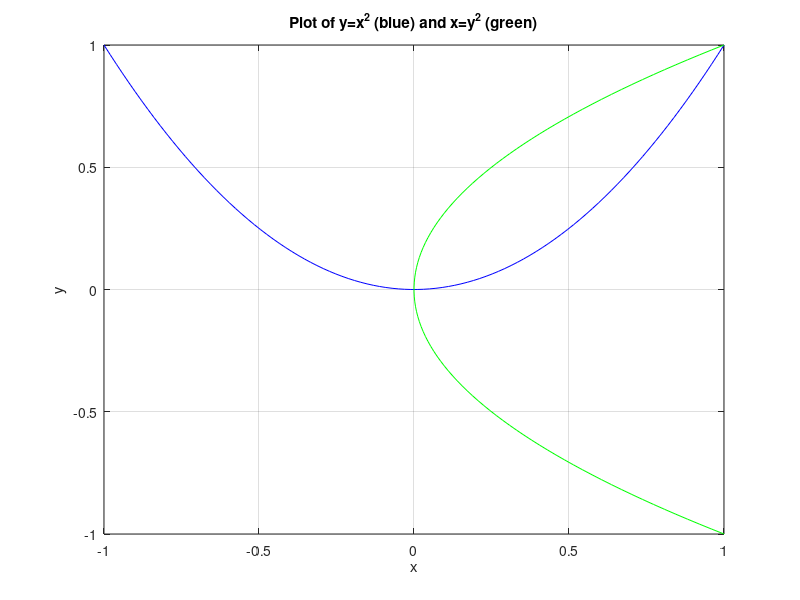

This figure's MATLAB source:
x = linspace(-1,1);
y = x.^2;
plot(x,y,'b')
hold on
y = linspace(-1,1);
x = y.^2;
plot(x,y,'g')
hold off
title(sprintf('Plot of y=x^2 (blue) and x=y^2 (green)'))
axis([-1,1,-1,1])
xlabel('x')
ylabel('y')
grid